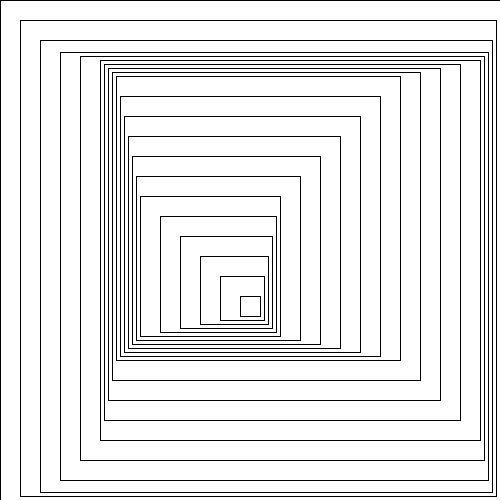
Frame 1 (no input)
Frame 2 (the mouse pressed at the canvas centre, redrawn once): identical to frame 1, image omitted

The Processing sketch that drew this single still picture (run headless with seeded random() and noise(); the mouse was pressed at the canvas centre and the sketch redrawn once):

// Processing sketch: processing_9385
// ── processing_9385.pde

void setup ()
{   size( 500, 500 );
    smooth();  
    background(255);
}
void draw ()
{  for ( float a = 0; a < 60; a=a+20 )  
      {rect(a,a,width-a-a/5, height-a-a/5);} 
   for ( float a = 60; a < 120; a=a+20 )  
      {rect(a,40+a/5, width-a-a/5, height-a-a/5);}      
   for ( float a = 120; a < 180; a=a+20 )  
      {rect(80+a/5,a/5+40, width-a-a/5, height-a-a/5);}   
   for ( float a = 180; a < 300; a=a+20 )  
      {rect(80+a/5,a-104, width-a-a/5, height-a-a/5);}  
   for ( float a = 300; a < 420; a=a+20 )  
      {rect(a-160,a-104, width-a-a/5, height-a-a/5);}  

noLoop();    }
